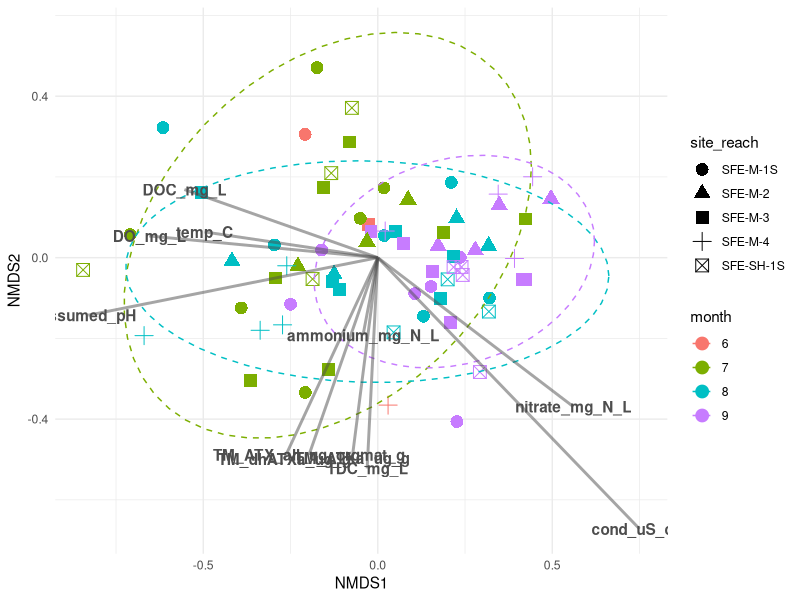

The R source for this figure: (Note: this script raises an error after producing the figure.)
library(tidyverse)
library(vegan)

# REDO WITH STANDARDIZED COVARIATES!?!?!

# load data- only care about community and not environmental here
tm <- read.csv("./data/morphological/tm_algalonly.csv") %>% 
  mutate(month = month(field_date),
         year = year(field_date))
tac <- read.csv("./data/morphological/tac_algalonly.csv") %>% 
  mutate(month = month(field_date),
         year = year(field_date))
nt <- read.csv("./data/morphological/nt_algalonly.csv") %>% 
  mutate(month = month(field_date),
         year = year(field_date))
env <- read.csv("./data/field_and_lab/environmental_covariates.csv")

# function to see which columns have nothing other than zero
check_zeros <- function(df) {
  for(i in 1:ncol(df)) {
    check <- any(which(df[i] > 0))
    if(check == FALSE) {
      return(colnames(df)[i])
    }
  }
}
## microcoleus in SFE
check_zeros(tm %>% filter(site == "SFE-M" | site == "SFE-SH"))
tm <- tm %>% 
  select(!aphanothece)

# join in microcoleus with environmental parameters
tm_env <- left_join(tm, env, by = c("field_date", "site_reach", "site"))

tm_sub_sfk <- tm_env %>% 
  filter(site == "SFE-M" | site == "SFE-SH") %>% 
  select(c(anabaena_and_cylindrospermum:unknown))
tm_matrix <- as.matrix(tm_sub_sfk)
env_sub_sfk <- tm_env %>% 
  filter(site == "SFE-M" | site == "SFE-SH") %>% 
  select(assumed_pH, temp_C, DO_mg_L, cond_uS_cm, nitrate_mg_N_L, ammonium_mg_N_L,
         TDC_mg_L, DOC_mg_L, TM_ATXa_ug_g, TM_dhATXa_ug_g, TM_ATX_all_ug_orgmat_g)
# curious if environmental parameters should be log-scaled or standardized

nmds_tm <- metaMDS(tm_matrix,
                   distance = "bray",
                   trymax = 500,
                   autotransform = TRUE)
tm_env <- envfit(nmds_tm, env_sub_sfk, permutations = 999, na.rm = TRUE)
tm_env

env_coord <- as.data.frame(scores(tm_env, "vectors")) * ordiArrowMul(tm_env)

nmds_scores <- as.data.frame(scores(nmds_tm, "sites"))
nmds_data <- cbind(nmds_scores, tm %>% filter(site == "SFE-M" | site == "SFE-SH") %>% 
                     select(site, site_reach, field_date, month, year)) %>% 
  mutate(month = as.factor(month))

tm_sfk <- ggplot(nmds_data, aes(x = NMDS1, y = NMDS2)) +
  geom_point(aes(color = month, shape = site_reach), size = 4) +
  stat_ellipse(aes(color = month), type = "t", linetype = 2, size = 0.5) +
  theme_minimal() +
  geom_segment(aes(x = 0, y = 0, xend = NMDS1, yend = NMDS2), 
               data = env_coord, size =1, alpha = 0.5, colour = "grey30") +
  geom_text(data = env_coord, aes(x = NMDS1, y = NMDS2), colour = "grey30",
            fontface = "bold", label = row.names(env_coord))
  facet_wrap(~year, ncol = 1)
tm_sfk

# do communities change based on anatoxins?
adonis2(tm_sub_sfk ~ TM_ATX_all_ug_orgmat_g, data = env_sub_sfk)
# yes..... p = 0.01 but what characterizes this change?
# also probably need to do this on standardized data